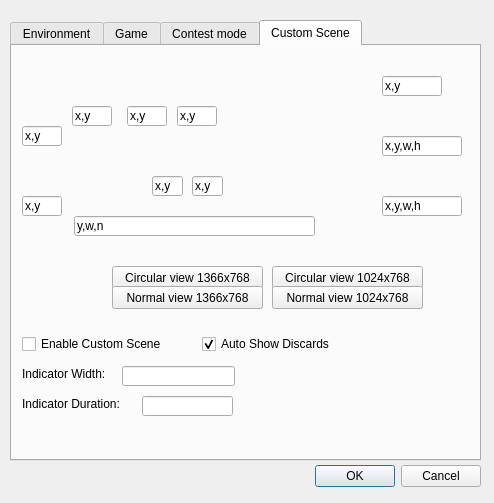
<?xml version="1.0" encoding="UTF-8"?>
<ui version="4.0">
 <class>ConfigDialog</class>
 <widget class="QDialog" name="ConfigDialog">
  <property name="windowModality">
   <enum>Qt::WindowModal</enum>
  </property>
  <property name="geometry">
   <rect>
    <x>0</x>
    <y>0</y>
    <width>494</width>
    <height>503</height>
   </rect>
  </property>
  <property name="windowTitle">
   <string>Config dialog</string>
  </property>
  <widget class="QTabWidget" name="tabWidget">
   <property name="geometry">
    <rect>
     <x>10</x>
     <y>20</y>
     <width>471</width>
     <height>441</height>
    </rect>
   </property>
   <property name="currentIndex">
    <number>3</number>
   </property>
   <widget class="QWidget" name="envTab">
    <attribute name="title">
     <string>Environment</string>
    </attribute>
    <widget class="QGroupBox" name="audioGroupBox">
     <property name="geometry">
      <rect>
       <x>10</x>
       <y>140</y>
       <width>441</width>
       <height>181</height>
      </rect>
     </property>
     <property name="title">
      <string>Audio</string>
     </property>
     <widget class="QWidget" name="layoutWidget">
      <property name="geometry">
       <rect>
        <x>10</x>
        <y>20</y>
        <width>421</width>
        <height>73</height>
       </rect>
      </property>
      <layout class="QVBoxLayout" name="AudioChooseVLayout">
       <item>
        <widget class="QLabel" name="setupBgMusicLabel">
         <property name="text">
          <string>Setup background music</string>
         </property>
         <property name="buddy">
          <cstring>bgMusicPathLineEdit</cstring>
         </property>
        </widget>
       </item>
       <item>
        <widget class="QLineEdit" name="bgMusicPathLineEdit">
         <property name="readOnly">
          <bool>true</bool>
         </property>
        </widget>
       </item>
       <item>
        <layout class="QHBoxLayout" name="horizontalLayout_2">
         <item>
          <spacer name="horizontalSpacer_2">
           <property name="orientation">
            <enum>Qt::Horizontal</enum>
           </property>
           <property name="sizeHint" stdset="0">
            <size>
             <width>40</width>
             <height>20</height>
            </size>
           </property>
          </spacer>
         </item>
         <item>
          <widget class="QPushButton" name="browseBgMusicButton">
           <property name="text">
            <string>Browse ...</string>
           </property>
          </widget>
         </item>
         <item>
          <widget class="QPushButton" name="resetBgMusicButton">
           <property name="text">
            <string>Reset</string>
           </property>
          </widget>
         </item>
        </layout>
       </item>
      </layout>
     </widget>
     <widget class="QWidget" name="layoutWidget">
      <property name="geometry">
       <rect>
        <x>10</x>
        <y>100</y>
        <width>424</width>
        <height>19</height>
       </rect>
      </property>
      <layout class="QHBoxLayout" name="CheckBoxHLayout">
       <item>
        <widget class="QCheckBox" name="enableEffectCheckBox">
         <property name="text">
          <string>Enable effects</string>
         </property>
         <property name="checked">
          <bool>true</bool>
         </property>
        </widget>
       </item>
       <item>
        <widget class="QCheckBox" name="enableLastWordCheckBox">
         <property name="text">
          <string>Enable last word</string>
         </property>
        </widget>
       </item>
       <item>
        <widget class="QCheckBox" name="enableBgMusicCheckBox">
         <property name="text">
          <string>Enable background music</string>
         </property>
         <property name="checked">
          <bool>true</bool>
         </property>
        </widget>
       </item>
      </layout>
     </widget>
     <widget class="QWidget" name="layoutWidget">
      <property name="geometry">
       <rect>
        <x>10</x>
        <y>120</y>
        <width>301</width>
        <height>54</height>
       </rect>
      </property>
      <layout class="QVBoxLayout" name="VolumeVLayout">
       <item>
        <layout class="QHBoxLayout" name="EffectHLayout">
         <item>
          <widget class="QLabel" name="volumeLable_Effect">
           <property name="text">
            <string>Effects Volume</string>
           </property>
          </widget>
         </item>
         <item>
          <widget class="QSlider" name="volumeSlider_Effect">
           <property name="maximum">
            <number>100</number>
           </property>
           <property name="value">
            <number>100</number>
           </property>
           <property name="orientation">
            <enum>Qt::Horizontal</enum>
           </property>
          </widget>
         </item>
        </layout>
       </item>
       <item>
        <layout class="QHBoxLayout" name="BgmHLayout">
         <item>
          <widget class="QLabel" name="volumeLable_Bgm">
           <property name="text">
            <string>BGMusic Volume</string>
           </property>
          </widget>
         </item>
         <item>
          <widget class="QSlider" name="volumeSlider_Bgm">
           <property name="maximum">
            <number>100</number>
           </property>
           <property name="value">
            <number>100</number>
           </property>
           <property name="orientation">
            <enum>Qt::Horizontal</enum>
           </property>
          </widget>
         </item>
        </layout>
       </item>
      </layout>
     </widget>
     <widget class="QWidget" name="verticalLayoutWidget">
      <property name="geometry">
       <rect>
        <x>320</x>
        <y>120</y>
        <width>111</width>
        <height>65</height>
       </rect>
      </property>
      <layout class="QVBoxLayout" name="EditionVLayout">
       <item>
        <widget class="QRadioButton" name="classicalRdo">
         <property name="text">
          <string>Classical</string>
         </property>
        </widget>
       </item>
       <item>
        <widget class="QRadioButton" name="professional1Rdo">
         <property name="text">
          <string>Professional1</string>
         </property>
        </widget>
       </item>
       <item>
        <widget class="QRadioButton" name="professional2Rdo">
         <property name="text">
          <string>Professional2</string>
         </property>
        </widget>
       </item>
      </layout>
     </widget>
    </widget>
    <widget class="QGroupBox" name="bgGroupBox">
     <property name="geometry">
      <rect>
       <x>10</x>
       <y>10</y>
       <width>441</width>
       <height>121</height>
      </rect>
     </property>
     <property name="title">
      <string>Background</string>
     </property>
     <widget class="QWidget" name="layoutWidget">
      <property name="geometry">
       <rect>
        <x>10</x>
        <y>20</y>
        <width>421</width>
        <height>75</height>
       </rect>
      </property>
      <layout class="QVBoxLayout" name="verticalLayout_2">
       <item>
        <layout class="QVBoxLayout" name="verticalLayout">
         <item>
          <widget class="QLabel" name="backgrounSetupLabel">
           <property name="text">
            <string>Setup background</string>
           </property>
           <property name="buddy">
            <cstring>bgPathLineEdit</cstring>
           </property>
          </widget>
         </item>
         <item>
          <widget class="QLineEdit" name="bgPathLineEdit">
           <property name="readOnly">
            <bool>true</bool>
           </property>
          </widget>
         </item>
        </layout>
       </item>
       <item>
        <layout class="QHBoxLayout" name="horizontalLayout">
         <item>
          <spacer name="horizontalSpacer">
           <property name="orientation">
            <enum>Qt::Horizontal</enum>
           </property>
           <property name="sizeHint" stdset="0">
            <size>
             <width>40</width>
             <height>20</height>
            </size>
           </property>
          </spacer>
         </item>
         <item>
          <widget class="QPushButton" name="browseBgButton">
           <property name="text">
            <string>Browse ...</string>
           </property>
          </widget>
         </item>
         <item>
          <widget class="QPushButton" name="resetBgButton">
           <property name="text">
            <string>Reset</string>
           </property>
          </widget>
         </item>
        </layout>
       </item>
      </layout>
     </widget>
     <widget class="QCheckBox" name="fitInViewCheckBox">
      <property name="geometry">
       <rect>
        <x>10</x>
        <y>100</y>
        <width>121</width>
        <height>16</height>
       </rect>
      </property>
      <property name="text">
       <string>Fit in view</string>
      </property>
     </widget>
     <widget class="QCheckBox" name="circularViewCheckBox">
      <property name="geometry">
       <rect>
        <x>130</x>
        <y>100</y>
        <width>101</width>
        <height>16</height>
       </rect>
      </property>
      <property name="text">
       <string>Circular view</string>
      </property>
     </widget>
     <widget class="QCheckBox" name="enableLogBgCheckBox">
      <property name="geometry">
       <rect>
        <x>230</x>
        <y>100</y>
        <width>101</width>
        <height>16</height>
       </rect>
      </property>
      <property name="text">
       <string>Log image</string>
      </property>
     </widget>
     <widget class="QCheckBox" name="noIndicatorCheckBox">
      <property name="geometry">
       <rect>
        <x>330</x>
        <y>100</y>
        <width>95</width>
        <height>16</height>
       </rect>
      </property>
      <property name="text">
       <string>No indicator</string>
      </property>
     </widget>
    </widget>
    <widget class="QGroupBox" name="fontSetupGroupBox">
     <property name="geometry">
      <rect>
       <x>10</x>
       <y>330</y>
       <width>441</width>
       <height>81</height>
      </rect>
     </property>
     <property name="title">
      <string>Font setup</string>
     </property>
     <widget class="QLabel" name="appFontLabel">
      <property name="geometry">
       <rect>
        <x>10</x>
        <y>20</y>
        <width>96</width>
        <height>16</height>
       </rect>
      </property>
      <property name="text">
       <string>Application font</string>
      </property>
      <property name="buddy">
       <cstring>appFontLineEdit</cstring>
      </property>
     </widget>
     <widget class="QLineEdit" name="appFontLineEdit">
      <property name="enabled">
       <bool>true</bool>
      </property>
      <property name="geometry">
       <rect>
        <x>120</x>
        <y>23</y>
        <width>131</width>
        <height>20</height>
       </rect>
      </property>
      <property name="readOnly">
       <bool>true</bool>
      </property>
     </widget>
     <widget class="QLineEdit" name="textEditFontLineEdit">
      <property name="enabled">
       <bool>true</bool>
      </property>
      <property name="geometry">
       <rect>
        <x>120</x>
        <y>50</y>
        <width>131</width>
        <height>20</height>
       </rect>
      </property>
      <property name="readOnly">
       <bool>false</bool>
      </property>
     </widget>
     <widget class="QLabel" name="textEditFontLabel">
      <property name="geometry">
       <rect>
        <x>10</x>
        <y>50</y>
        <width>91</width>
        <height>16</height>
       </rect>
      </property>
      <property name="text">
       <string>Text edit font</string>
      </property>
      <property name="buddy">
       <cstring>textEditFontLineEdit</cstring>
      </property>
     </widget>
    </widget>
    <widget class="QWidget" name="verticalLayoutWidget_2">
     <property name="geometry">
      <rect>
       <x>270</x>
       <y>350</y>
       <width>164</width>
       <height>60</height>
      </rect>
     </property>
     <layout class="QVBoxLayout" name="verticalLayout_3">
      <item>
       <widget class="QPushButton" name="changeAppFontButton">
        <property name="text">
         <string>Set application font</string>
        </property>
       </widget>
      </item>
      <item>
       <layout class="QHBoxLayout" name="horizontalLayout_3">
        <item>
         <widget class="QPushButton" name="setTextEditFontButton">
          <property name="text">
           <string>Font ...</string>
          </property>
         </widget>
        </item>
        <item>
         <widget class="QPushButton" name="setTextEditColorButton">
          <property name="text">
           <string>Color ...</string>
          </property>
         </widget>
        </item>
       </layout>
      </item>
     </layout>
    </widget>
   </widget>
   <widget class="QWidget" name="gameTab">
    <attribute name="title">
     <string>Game</string>
    </attribute>
    <widget class="QWidget" name="layoutWidget">
     <property name="geometry">
      <rect>
       <x>10</x>
       <y>20</y>
       <width>240</width>
       <height>22</height>
      </rect>
     </property>
     <layout class="QFormLayout" name="formLayout">
      <property name="fieldGrowthPolicy">
       <enum>QFormLayout::AllNonFixedFieldsGrow</enum>
      </property>
      <item row="0" column="0">
       <widget class="QLabel" name="nullificationLabel">
        <property name="text">
         <string>Nullification count down</string>
        </property>
        <property name="buddy">
         <cstring>nullificationSpinBox</cstring>
        </property>
       </widget>
      </item>
      <item row="0" column="1">
       <widget class="QSpinBox" name="nullificationSpinBox">
        <property name="suffix">
         <string> seconds</string>
        </property>
        <property name="minimum">
         <number>5</number>
        </property>
        <property name="maximum">
         <number>15</number>
        </property>
        <property name="value">
         <number>8</number>
        </property>
       </widget>
      </item>
     </layout>
    </widget>
    <widget class="QCheckBox" name="neverNullifyMyTrickCheckBox">
     <property name="geometry">
      <rect>
       <x>10</x>
       <y>60</y>
       <width>239</width>
       <height>16</height>
      </rect>
     </property>
     <property name="text">
      <string>Never nullify my single target trick</string>
     </property>
     <property name="checked">
      <bool>true</bool>
     </property>
    </widget>
   </widget>
   <widget class="QWidget" name="tab">
    <attribute name="title">
     <string>Contest mode</string>
    </attribute>
    <widget class="QWidget" name="layoutWidget">
     <property name="geometry">
      <rect>
       <x>20</x>
       <y>30</y>
       <width>421</width>
       <height>100</height>
      </rect>
     </property>
     <layout class="QFormLayout" name="formLayout_2">
      <item row="0" column="0">
       <widget class="QLabel" name="smtpServerLabel">
        <property name="text">
         <string>SMTP Server</string>
        </property>
       </widget>
      </item>
      <item row="0" column="1">
       <widget class="QLineEdit" name="smtpServerLineEdit">
        <property name="placeholderText">
         <string>SMTP server's address</string>
        </property>
       </widget>
      </item>
      <item row="1" column="0">
       <widget class="QLabel" name="senderLabel">
        <property name="text">
         <string>Sender</string>
        </property>
       </widget>
      </item>
      <item row="1" column="1">
       <widget class="QLineEdit" name="senderLineEdit">
        <property name="placeholderText">
         <string>The sender's email address</string>
        </property>
       </widget>
      </item>
      <item row="2" column="0">
       <widget class="QLabel" name="passwordLabel">
        <property name="text">
         <string>Password</string>
        </property>
       </widget>
      </item>
      <item row="2" column="1">
       <widget class="QLineEdit" name="passwordLineEdit">
        <property name="placeholderText">
         <string>The password</string>
        </property>
       </widget>
      </item>
      <item row="3" column="0">
       <widget class="QLabel" name="receiverLabel">
        <property name="text">
         <string>Receiver</string>
        </property>
       </widget>
      </item>
      <item row="3" column="1">
       <widget class="QLineEdit" name="receiverLineEdit">
        <property name="placeholderText">
         <string>The receiver's email address</string>
        </property>
       </widget>
      </item>
     </layout>
    </widget>
    <widget class="QCheckBox" name="onlySaveLordCheckBox">
     <property name="geometry">
      <rect>
       <x>20</x>
       <y>140</y>
       <width>191</width>
       <height>16</height>
      </rect>
     </property>
     <property name="text">
      <string>Only save the record of lord</string>
     </property>
    </widget>
   </widget>
   <widget class="QWidget" name="tab_2">
    <attribute name="title">
     <string>Custom Scene</string>
    </attribute>
    <widget class="QLabel" name="scenePixmap">
     <property name="geometry">
      <rect>
       <x>0</x>
       <y>0</y>
       <width>460</width>
       <height>280</height>
      </rect>
     </property>
     <property name="text">
      <string/>
     </property>
     <property name="pixmap">
      <pixmap resource="../../QSanguosha.qrc">:/image/system/scene.jpg</pixmap>
     </property>
     <property name="alignment">
      <set>Qt::AlignCenter</set>
     </property>
    </widget>
    <widget class="QLineEdit" name="photoPos1LineEdit">
     <property name="geometry">
      <rect>
       <x>165</x>
       <y>60</y>
       <width>40</width>
       <height>20</height>
      </rect>
     </property>
     <property name="text">
      <string>x,y</string>
     </property>
    </widget>
    <widget class="QLineEdit" name="photoPos2LineEdit">
     <property name="geometry">
      <rect>
       <x>115</x>
       <y>60</y>
       <width>40</width>
       <height>20</height>
      </rect>
     </property>
     <property name="text">
      <string>x,y</string>
     </property>
    </widget>
    <widget class="QLineEdit" name="photoPos3LineEdit">
     <property name="geometry">
      <rect>
       <x>60</x>
       <y>60</y>
       <width>40</width>
       <height>20</height>
      </rect>
     </property>
     <property name="text">
      <string>x,y</string>
     </property>
    </widget>
    <widget class="QLineEdit" name="photoPos4LineEdit">
     <property name="geometry">
      <rect>
       <x>10</x>
       <y>80</y>
       <width>40</width>
       <height>20</height>
      </rect>
     </property>
     <property name="text">
      <string>x,y</string>
     </property>
    </widget>
    <widget class="QLineEdit" name="photoPos5LineEdit">
     <property name="geometry">
      <rect>
       <x>10</x>
       <y>150</y>
       <width>40</width>
       <height>20</height>
      </rect>
     </property>
     <property name="text">
      <string>x,y</string>
     </property>
    </widget>
    <widget class="QLineEdit" name="stateItemLineEdit">
     <property name="geometry">
      <rect>
       <x>370</x>
       <y>30</y>
       <width>60</width>
       <height>20</height>
      </rect>
     </property>
     <property name="text">
      <string>x,y</string>
     </property>
    </widget>
    <widget class="QLineEdit" name="chatBoxLineEdit">
     <property name="geometry">
      <rect>
       <x>370</x>
       <y>90</y>
       <width>80</width>
       <height>20</height>
      </rect>
     </property>
     <property name="text">
      <string>x,y,w,h</string>
     </property>
    </widget>
    <widget class="QLineEdit" name="logBoxLineEdit">
     <property name="geometry">
      <rect>
       <x>370</x>
       <y>150</y>
       <width>80</width>
       <height>20</height>
      </rect>
     </property>
     <property name="text">
      <string>x,y,w,h</string>
     </property>
    </widget>
    <widget class="QLineEdit" name="drawPilePosLineEdit">
     <property name="geometry">
      <rect>
       <x>140</x>
       <y>130</y>
       <width>31</width>
       <height>20</height>
      </rect>
     </property>
     <property name="text">
      <string>x,y</string>
     </property>
    </widget>
    <widget class="QLineEdit" name="discardedPosLineEdit">
     <property name="geometry">
      <rect>
       <x>180</x>
       <y>130</y>
       <width>31</width>
       <height>20</height>
      </rect>
     </property>
     <property name="text">
      <string>x,y</string>
     </property>
    </widget>
    <widget class="QLineEdit" name="discardedAreaLineEdit">
     <property name="geometry">
      <rect>
       <x>62</x>
       <y>170</y>
       <width>241</width>
       <height>20</height>
      </rect>
     </property>
     <property name="text">
      <string>y,w,n</string>
     </property>
    </widget>
    <widget class="QCheckBox" name="enableCustomSceneCheckBox">
     <property name="geometry">
      <rect>
       <x>10</x>
       <y>290</y>
       <width>161</width>
       <height>16</height>
      </rect>
     </property>
     <property name="text">
      <string>Enable Custom Scene</string>
     </property>
    </widget>
    <widget class="QCheckBox" name="autoShowDiscardsCheckBox">
     <property name="geometry">
      <rect>
       <x>190</x>
       <y>290</y>
       <width>141</width>
       <height>16</height>
      </rect>
     </property>
     <property name="text">
      <string>Auto Show Discards</string>
     </property>
     <property name="checked">
      <bool>true</bool>
     </property>
    </widget>
    <widget class="QLabel" name="label">
     <property name="geometry">
      <rect>
       <x>10</x>
       <y>320</y>
       <width>101</width>
       <height>16</height>
      </rect>
     </property>
     <property name="text">
      <string>Indicator Width:</string>
     </property>
    </widget>
    <widget class="QLineEdit" name="indicatorWidthLineEdit">
     <property name="geometry">
      <rect>
       <x>110</x>
       <y>320</y>
       <width>113</width>
       <height>20</height>
      </rect>
     </property>
    </widget>
    <widget class="QLabel" name="label_2">
     <property name="geometry">
      <rect>
       <x>10</x>
       <y>350</y>
       <width>121</width>
       <height>16</height>
      </rect>
     </property>
     <property name="text">
      <string>Indicator Duration:</string>
     </property>
    </widget>
    <widget class="QLineEdit" name="indicatorDurationLineEdit">
     <property name="geometry">
      <rect>
       <x>130</x>
       <y>350</y>
       <width>91</width>
       <height>20</height>
      </rect>
     </property>
    </widget>
    <widget class="QPushButton" name="cv1024x768Button">
     <property name="geometry">
      <rect>
       <x>260</x>
       <y>220</y>
       <width>151</width>
       <height>23</height>
      </rect>
     </property>
     <property name="text">
      <string>Circular view 1024x768</string>
     </property>
    </widget>
    <widget class="QPushButton" name="nv1024x768Button">
     <property name="geometry">
      <rect>
       <x>260</x>
       <y>240</y>
       <width>151</width>
       <height>23</height>
      </rect>
     </property>
     <property name="text">
      <string>Normal view 1024x768</string>
     </property>
    </widget>
    <widget class="QPushButton" name="cv1366x768Button">
     <property name="geometry">
      <rect>
       <x>100</x>
       <y>220</y>
       <width>151</width>
       <height>23</height>
      </rect>
     </property>
     <property name="text">
      <string>Circular view 1366x768</string>
     </property>
    </widget>
    <widget class="QPushButton" name="nv1366x768Button">
     <property name="geometry">
      <rect>
       <x>100</x>
       <y>240</y>
       <width>151</width>
       <height>23</height>
      </rect>
     </property>
     <property name="text">
      <string>Normal view 1366x768</string>
     </property>
    </widget>
   </widget>
  </widget>
  <widget class="QDialogButtonBox" name="buttonBox">
   <property name="geometry">
    <rect>
     <x>140</x>
     <y>460</y>
     <width>341</width>
     <height>32</height>
    </rect>
   </property>
   <property name="orientation">
    <enum>Qt::Horizontal</enum>
   </property>
   <property name="standardButtons">
    <set>QDialogButtonBox::Cancel|QDialogButtonBox::Ok</set>
   </property>
  </widget>
 </widget>
 <resources>
  <include location="../../QSanguosha.qrc"/>
 </resources>
 <connections>
  <connection>
   <sender>buttonBox</sender>
   <signal>accepted()</signal>
   <receiver>ConfigDialog</receiver>
   <slot>accept()</slot>
   <hints>
    <hint type="sourcelabel">
     <x>248</x>
     <y>254</y>
    </hint>
    <hint type="destinationlabel">
     <x>157</x>
     <y>274</y>
    </hint>
   </hints>
  </connection>
  <connection>
   <sender>buttonBox</sender>
   <signal>rejected()</signal>
   <receiver>ConfigDialog</receiver>
   <slot>reject()</slot>
   <hints>
    <hint type="sourcelabel">
     <x>316</x>
     <y>260</y>
    </hint>
    <hint type="destinationlabel">
     <x>286</x>
     <y>274</y>
    </hint>
   </hints>
  </connection>
 </connections>
</ui>
